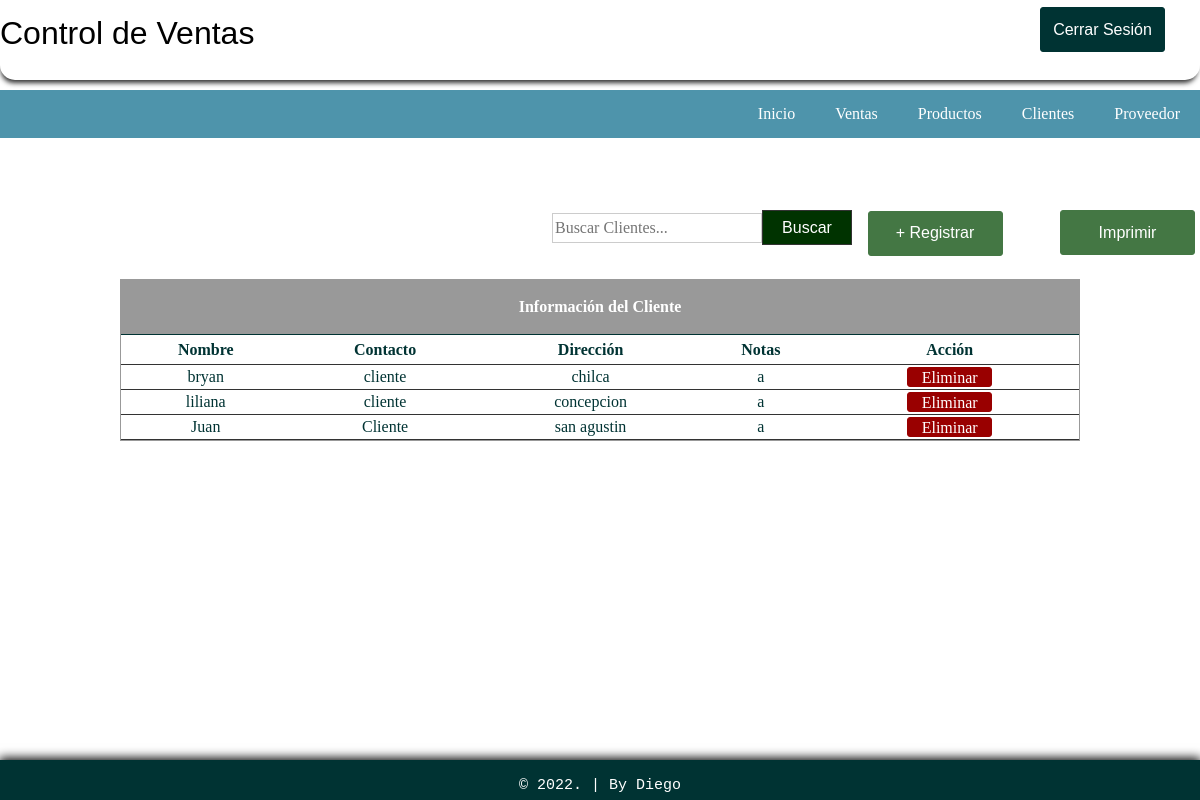
/Cliente/customers.php (signed in), run on the app's committed database.
### tables this page shows
CREATE TABLE `customers` (
  `id` int(11) NOT NULL,
  `name` varchar(100) NOT NULL,
  `contact` varchar(100) NOT NULL,
  `address` varchar(100) NOT NULL,
  `note` varchar(100) NOT NULL
);

### Cliente/customers.php (the view, shortened to what this page needs)
<!DOCTYPE>
<head>
</head>
<link rel="stylesheet" type="text/css" href="../Css/estilos.css">
<body>
<div id="container">
<div id="header">
<p class="Pl">Control de Ventas</p>
  <a href="../logout.php"><input type="button" id="btnadd" value="Cerrar Sesión" align="middle" src="" /></a>
</div>
<br><br><br><br><br>
   <header>
         <nav class="Menu">
                <ul>
                   <li><a href="../index.php">Inicio</a></li>
                   <li><a href="../Ventas/sales.php">Ventas</a></li>
                   <li><a href="../Producto/products.php">Productos</a></li>
                   <li><a href="customers.php">Clientes</a></li>
                   <li><a href="../Proveedor/supplier.php">Proveedor</a></li>
               </ul>
           </nav>
       </header>
</div>
<br><br><br><br>
<table width="80%" border="0" align="center" cellpadding="0" cellspacing="0">
      <tr>
        <td width="750" align="right">
        <form action="result_customer.php" method="get" ecntype="multipart/data-form">
        <input type="text" name="query" style="border:1px solid #CCC; color: #333; width:210px; height:30px;" placeholder="Buscar Clientes..." /><input type="submit" id="btnsearch" value="Buscar" name="search" />
        </form>
        </td>
        <td width="127" height="37" align="right">
        <a href="javascript:void(0)" onclick="toggle_visibility('popup-box1')"><input type="button" style=" margin:0 5 5 5 ; border:1px solid #474; background: #474; height:45px; width:135px; color:#FFF; border-radius:3px; font-family: sans-serif;" value="+ Registrar" /></a></td>
        <a href="reporte_clientes.php"><input type="button" id="btnadd" value="Imprimir" style=" margin:0 5 5 5 ; border:1px solid #474; background: #474; height:45px; width:135px; color:#FFF; border-radius:3px; font-family: sans-serif;" /></a>
      </tr>
    </table></th>
  <br>
  <tr>
    <td>
    <table border="0" cellpadding="0" cellspacing="0" align="center" width="80%" style="border:1px solid #999; color:#033;">
     <tr>
     <th colspan="6" align="center" height="55px" style="border-bottom:1px solid #033; background: #999; color:#FFF;"> Información del Cliente</th>
    </tr>
      <tr height="30px">
        <th style="border-bottom:1px solid #333;"> Nombre </th>
        <th style="border-bottom:1px solid #333;"> Contacto </th>
        <th style="border-bottom:1px solid #333;"> Dirección </th>
        <th style="border-bottom:1px solid #333;"> Notas </th>
        <th style="border-bottom:1px solid #333;"> Acción </th>
      </tr>
       <?php
require('../config.php');
$query="SELECT * FROM customers";
$result=mysqli_query($db_link, $query);
while ($row=mysqli_fetch_array($result)){?>
      <tr align="center" style="height:25px">
      	<td style="border-bottom:1px solid #333;"> <?php echo $row['name']; ?> </td>
        <td style="border-bottom:1px solid #333;"> <?php echo $row['contact']; ?> </td>
        <td style="border-bottom:1px solid #333;"> <?php echo $row['address']; ?> </td>
        <td style="border-bottom:1px solid #333;"> <?php echo $row['note']; ?> </td>
        <td style="border-bottom:1px solid #333;">
<a href="delete_customer.php?id=<?php echo md5($row['id']);?>"><input type="button" value="Eliminar" style="width:85px; height:20; color:#FFF; background: #900; border:1px solid #900; border-radius:3px;"></a>
        </td>
      </tr>
   <?php
}?>
    </table>
  </td>
  </tr>
<br><br><br>
<div id="footer">
<table border="0" cellpadding="15px" align="center"; style="size: 12px; font-family: 'Courier New', Courier, monospace; color: #FFF; font-size: 12px;">
<tr>
	<td>
  <p class="Foo"> &copy; 2022.  | By Diego</p>
    </td>
</tr>
</table>
</div>
</body>
</html>

### Css/estilos.css (style rules this page uses)
body { margin:0; font-size:16px; height:100%; margin:0; padding:0; }
header { width: 100%; background-color: #4e94ab; }
.Pl { margin: 15px 0 0 0 ; font-size: 32px; font-family: sans-serif; }
#btnadd { float: right; margin: -45px 35px 0 0 ; border:1px solid #033; background: #033; border-radius:3px; height:45px; width:125px; color: #FFF; font-family:sans-serif; }
#footer { clear: both; background: #033; height: 40px; width: 100%; position: fixed; left: 0px; bottom: 0px; text-align: center; box-shadow:0px -1px 10px 1px #000; }
.Foo { font-family: 'Courier New'; color: #fff; font-size: 15px;" }
.Menu ul { margin: 0px; list-style: none; padding: 0px; display: flex; justify-content: flex-end; }
.Menu li a { display: block; padding: 15px 20px; color: #fff; text-decoration: none; }
#header { box-shadow: -1px 5px 5px -2px #333333; position:fixed; width:100%; height:80px; border-radius:0px 0px 15px 15px; background-color:#FFF; }
#btnsearch { border:1px solid #333; background: #030; height:35px; width:90px; color: #FFF; font-family:"Lucida Sans Unicode", "Lucida Grande", sans-serif; }
a { color: var(--anchorColor); outline: 0; text-decoration: none; }
input { border: 0; color: #000; font: inherit; }
input[type='submit'] { cursor: pointer; }
.form input[type='password'],.form input[type='text'], { width: 80%; }

### data on the page
customers: name "bryan", contact "cliente", address "chilca", note "a"
customers: name "liliana", contact "cliente", address "concepcion", note "a"
customers: name "Juan", contact "Cliente", address "san agustin", note "a"
